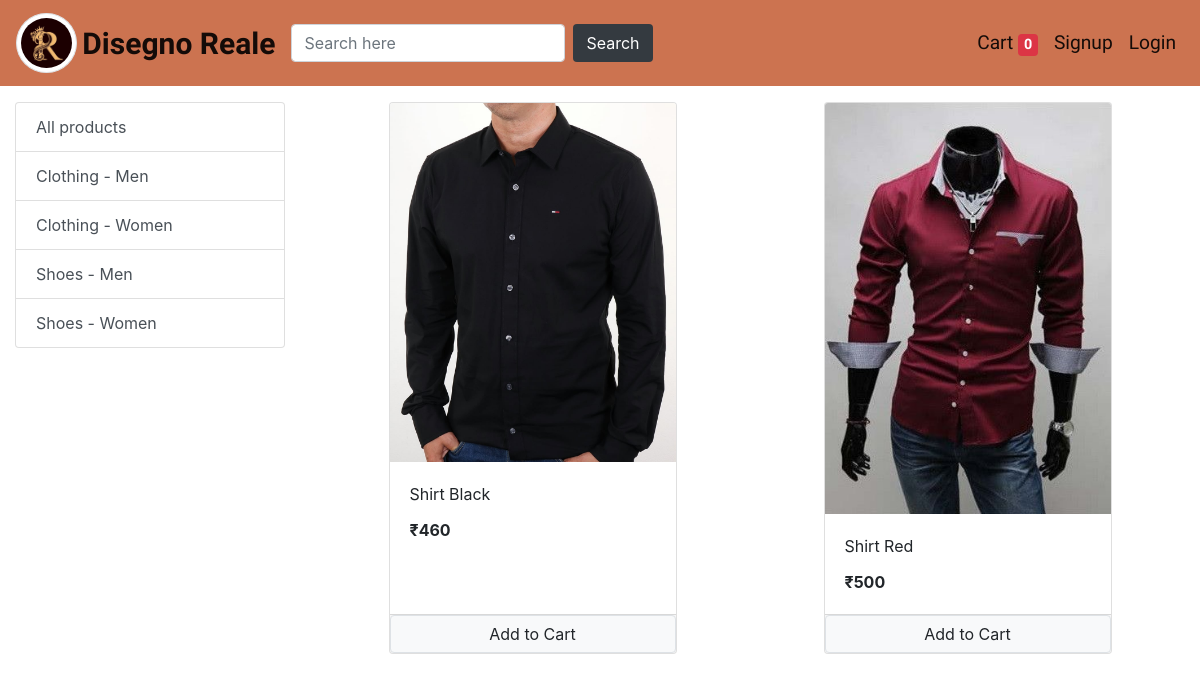
/?category=1, run on the app's committed database.
### store/models/category.py (models this page shows, shortened)
class Category(models.Model):
    name = models.CharField(max_length=20)
    @staticmethod
    def get_all_categories():
        return Category.objects.all()

### store/models/product.py (models this page shows, shortened)
class Product(models.Model):
    name = models.CharField(max_length=50)
    price = models.IntegerField(default=0)
    category = models.ForeignKey(Category, on_delete=models.CASCADE, default=1)
    description = models.CharField(max_length=200, default='', null=True, blank=True)
    image = models.ImageField(upload_to='uploads/products/')
    @staticmethod
    def get_all_products_by_categoryid(category_id):
        if category_id:
            return Product.objects.filter(category = category_id)
        else:
            return Product.get_all_products()

### store/views/home.py (the view, shortened to what this page needs)
# urls.py: path('', Index.as_view(), name='homepage'),
class Index(View):
    def get(self, request):
        cart = request.session.get('cart')
        if not cart:
            request.session['cart'] = {}
        products = None
        categories = Category.get_all_categories()
        categoryId = request.GET.get('category')
        if categoryId:
            products = Product.get_all_products_by_categoryid(categoryId)
        else:
            products = Product.get_all_products()
        data = {}
        data['products'] = products
        data['categories'] = categories
        return render(request, 'index.html', data)

### store/templatetags/cart.py (called while the page is built)
@register.filter(name='is_in_cart')
def is_in_cart(product, cart):
    keys = cart.keys()
    for id in keys:
        if int(id)==product.id:
            return True
    return False

### store/templatetags/custom_filter.py (called while the page is built)
@register.filter(name='currency')
def currency(number):
    return '₹'+str(number)

### store/templates/index.html (shortened to what this page needs)
{% extends 'base.html' %}
{% block content %}
{% load cart %}
{% load custom_filter %}
<div class="container-fluid mt-3">
    <div class="row">
        <div class="col-lg-3 mx-auto">
            <div class="list-group">
                <a href="/" class="list-group-item list-group-item-action">All products</a>
                {% for category in categories %}
                <a href="/?category={{ category.id }}"
                    class="list-group-item list-group-item-action">{{ category.name }}</a>
                {% endfor %}
            </div>
        </div>
        <div id="products" class="col-lg-9 mx-auto">
            <div class="row mx-auto">
                {% for product in products %}
                <div class="card mx-auto mb-3" id="{{product.id}}" style="width: 18rem;">
                    <img class="card-img-top" src="{{ product.image.url }}" alt="Card image cap">
                    <div class="card-body">
                        <p class="card-title">{{ product.name }}</p>
                        <p class="card-text"><b>{{ product.price|currency }}</b></p>
                    </div>
                    <div class="card-footer p-0 no-gutters">
                        {% if product|is_in_cart:request.session.cart %}
                        <div class="row no-gutters">
                            <form action="/#{{ product.id }}" class="col-2" method="post">
                                {% csrf_token %}
                                <input hidden type="text" name="product" value="{{ product.id }}">
                                <input hidden type="text" name="remove" value="True">
                                <input type="submit" value="-" class="btn btn-block btn-secondary">
                            </form>
                            <div class="text-center col">
                                {{ product|cart_quantity:request.session.cart }} in Cart
                            </div>
                            <form action="/#{{ product.id }}" class="col-2" method="post">
                                {% csrf_token %}
                                <input hidden type="text" name="product" value="{{ product.id }}">
                                <input type="submit" value="+" class="btn btn-block btn-secondary">
                            </form>
                        </div>
                        {% else %}
                        <form action="/#{{ product.id }}" method="post" class="btn-block">
                            <input value="Add to Cart" type="submit"
                                class="float-right btn btn-light border form-control">
                        </form>
                        {% endif %}
                    </div>
                </div>
                {% endfor %}
            </div>
        </div>
    </div>
</div>
{% endblock %}

### data on the page
Category: name "Clothing - Men"
Category: name "Clothing - Women"
Category: name "Shoes - Men"
Category: name "Shoes - Women"
Product: image (picture), name "Shirt Black", price "₹460"
Product: image (picture), name "Shirt Red", price "₹500"

### other printed values
{{ request.session.cart.keys|length }} "0"
